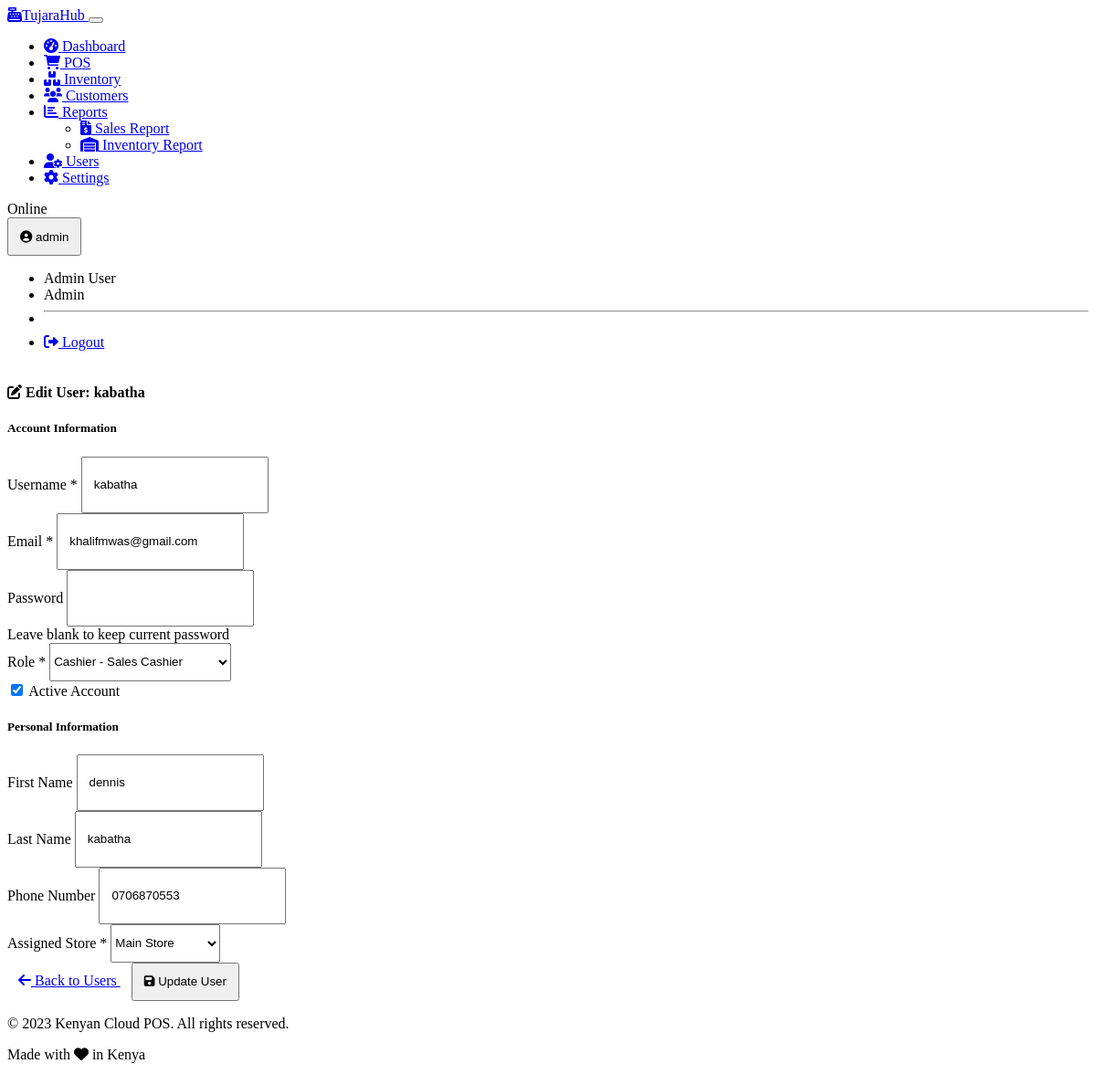
The page /users/edit/2 (signed in) on the database as committed earlier.
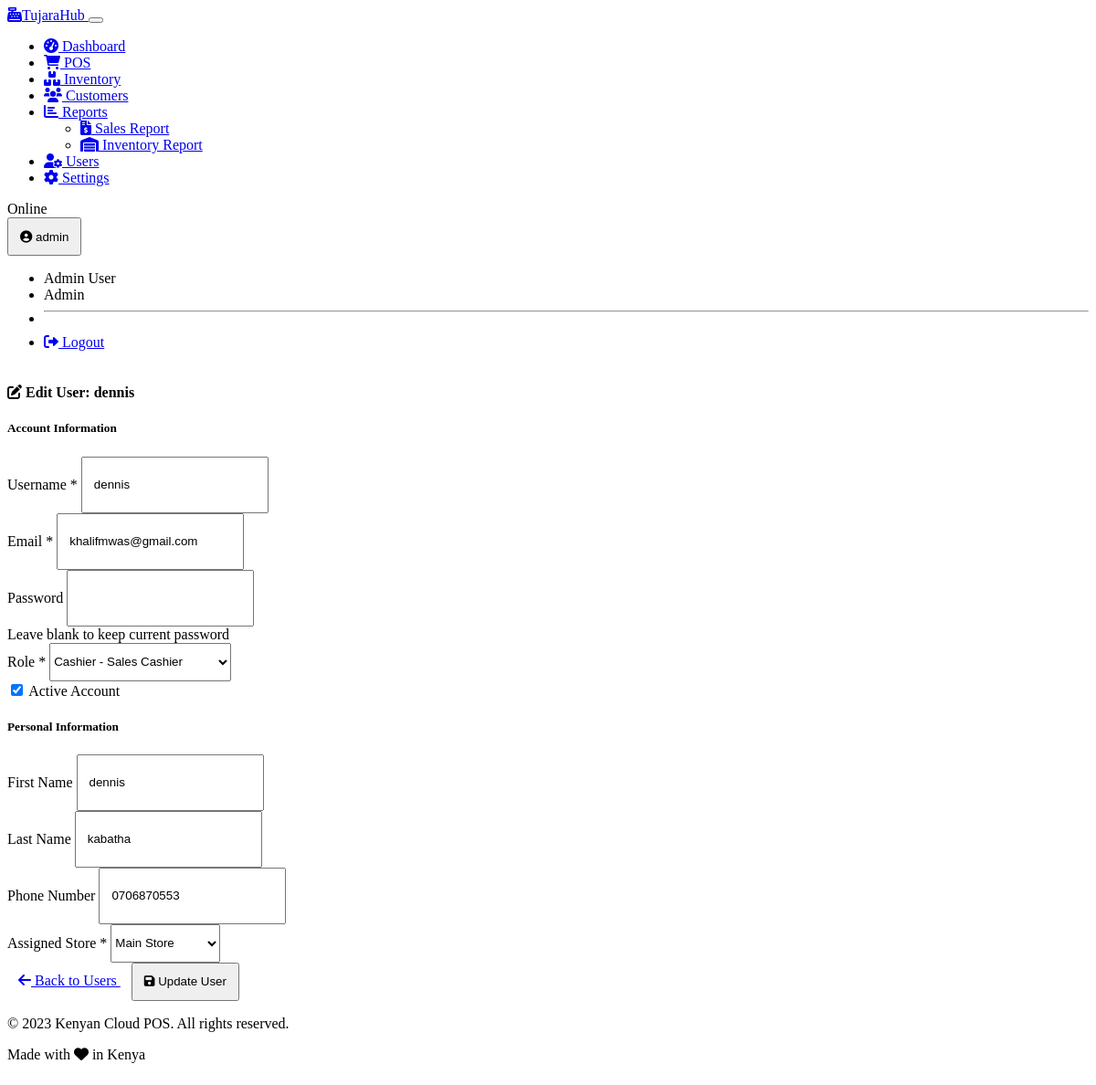
The same page on the database as committed later.
### models.py (models this page shows, shortened)
class User(UserMixin, db.Model):
    id = db.Column(db.Integer, primary_key=True)
    username = db.Column(db.String(64), unique=True, nullable=False)
    email = db.Column(db.String(120), unique=True, nullable=False)
    password_hash = db.Column(db.String(256), nullable=False)
    first_name = db.Column(db.String(64))
    last_name = db.Column(db.String(64))
    phone = db.Column(db.String(20))
    is_active = db.Column(db.Boolean, default=True)
    created_at = db.Column(db.DateTime, default=datetime.utcnow)
    last_login = db.Column(db.DateTime)
    role_id = db.Column(db.Integer, db.ForeignKey('role.id'), nullable=False)
    store_id = db.Column(db.Integer, db.ForeignKey('store.id'), nullable=True) # Made nullable as per common practice, adjust if strictly required
    role = db.relationship('Role', backref='users')
    sales = db.relationship('Sale', backref='cashier', lazy=True)
    label_templates = db.relationship('LabelTemplate', backref='user', lazy=True)
    @property
    def full_name(self):
        return f"{self.first_name} {self.last_name}".strip()

class Role(db.Model):
    id = db.Column(db.Integer, primary_key=True)
    name = db.Column(db.String(50), unique=True, nullable=False)
    description = db.Column(db.String(255))
    ADMIN = "admin"
    MANAGER = "manager"
    CASHIER = "cashier"
    EMPLOYEE = "employee"

class Store(db.Model):
    id = db.Column(db.Integer, primary_key=True)
    name = db.Column(db.String(100), nullable=False)
    location = db.Column(db.String(255))
    phone = db.Column(db.String(20))
    email = db.Column(db.String(100))
    created_at = db.Column(db.DateTime, default=datetime.utcnow)
    users = db.relationship('User', backref='store', lazy=True)
    inventory = db.relationship('Inventory', backref='store', lazy=True)
    sales = db.relationship('Sale', backref='store', lazy=True)
    hardware_configurations = db.relationship('HardwareConfiguration', backref='store', lazy=True)

### routes.py (the view, shortened to what this page needs)
    @app.route('/users/edit/<int:user_id>', methods=['GET', 'POST'])
    @admin_required
    def edit_user(user_id):
        user = User.query.get_or_404(user_id)
        roles = Role.query.all()
        stores = Store.query.all()
        return render_template(
            'users/user_form.html',
            user=user,
            roles=roles,
            stores=stores,
            edit_mode=True
        )

### auth.py (called while the page is built)
def admin_required(view):
    @wraps(view)
    def wrapped_view(**kwargs):
        if not session.get('user_id'):
            return redirect(url_for('login'))
        if session.get('role') != Role.ADMIN:
            flash('You do not have permission to access this page.', 'danger')
            return redirect(url_for('dashboard'))
        return view(**kwargs)
    return wrapped_view

def load_logged_in_user():
    user_id = session.get('user_id')
    if user_id is None:
        g.user = None
    else:
        try:
            g.user = User.query.get(user_id)
        except Exception:
            g.user = None

### templates/users/user_form.html (shortened to what the changed rows need)
{% extends 'base.html' %}
{% block content %}
<div class="container">
    <div class="row justify-content-center">
        <div class="col-lg-8">
            <div class="card">
                <div class="card-header {% if employee_mode %}bg-success{% else %}bg-primary{% endif %} text-white">
                    <h4 class="mb-0">
                        <i class="fas fa-{% if edit_mode %}edit{% elif employee_mode %}user-tag{% else %}user-plus{% endif %} me-2"></i>
                        {% if edit_mode %}
                            Edit User: {{ user.username }}
                        {% elif employee_mode %}
                            Add Employee
                        {% else %}
                            Add New User
                        {% endif %}
                    </h4>
                </div>
                <div class="card-body">
                    <form method="post" action="{% if edit_mode %}{{ url_for('edit_user', user_id=user.id) }}{% else %}{{ url_for('register') }}{% endif %}">
                        <div class="row mb-4">
                            <div class="col-md-6 mb-3">
                                <label for="username" class="form-label">Username <span class="text-danger">*</span></label>
                                <input type="text" class="form-control" id="username" name="username"
                                       value="{% if user %}{{ user.username }}{% endif %}" required
                                       {% if edit_mode %}readonly{% endif %}>
                            </div>
                            <div class="col-md-6 mb-3">
                                <label for="email" class="form-label">Email <span class="text-danger">*</span></label>
                                <input type="email" class="form-control" id="email" name="email"
                                       value="{% if user %}{{ user.email }}{% endif %}" required>
                            </div>
                            <div class="col-md-6 mb-3">
                                <label for="role_id" class="form-label">Role <span class="text-danger">*</span></label>
                                <select class="form-select" id="role_id" name="role_id" required {% if employee_mode %}readonly{% endif %}>
                                    {% for role in roles %}
                                    <option value="{{ role.id }}"
                                        {% if user and user.role_id == role.id %}
                                            selected
                                        {% elif selected_role_id and role.id == selected_role_id %}
                                            selected
                                        {% endif %}>
                                        {{ role.name | title }} - {{ role.description }}
                                    </option>
                                    {% endfor %}
                                </select>
                            </div>
                            {% if edit_mode %}
                            <div class="col-md-12 mb-3">
                                <div class="form-check form-switch">
                                    <input class="form-check-input" type="checkbox" id="is_active" name="is_active"
                                           {% if user and user.is_active %}checked{% endif %}>
                                    <label class="form-check-label" for="is_active">Active Account</label>
                                </div>
                            </div>
                            {% endif %}
                        </div>
                        <div class="row mb-4">
                            <div class="col-md-6 mb-3">
                                <label for="first_name" class="form-label">First Name</label>
                                <input type="text" class="form-control" id="first_name" name="first_name"
                                       value="{% if user %}{{ user.first_name }}{% endif %}">
                            </div>
                            <div class="col-md-6 mb-3">
                                <label for="last_name" class="form-label">Last Name</label>
                                <input type="text" class="form-control" id="last_name" name="last_name"
                                       value="{% if user %}{{ user.last_name }}{% endif %}">
                            </div>
                            <div class="col-md-6 mb-3">
                                <label for="phone" class="form-label">Phone Number</label>
                                <input type="tel" class="form-control" id="phone" name="phone"
                                       value="{% if user %}{{ user.phone }}{% endif %}"
                                       placeholder="e.g. 0712345678">
                            </div>
                            <div class="col-md-6 mb-3">
                                <label for="store_id" class="form-label">Assigned Store <span class="text-danger">*</span></label>
                                <select class="form-select" id="store_id" name="store_id" required>
                                    {% for store in stores %}
                                    <option value="{{ store.id }}" {% if user and user.store_id == store.id %}selected{% endif %}>
                                        {{ store.name }}
                                    </option>
                                    {% endfor %}
                                </select>
                            </div>
                        </div>
                    </form>
                </div>
            </div>
        </div>
    </div>
</div>
{% endblock %}

Rows that differ between the two databases and show on the page:
changed User "dennis": username "kabatha" → "dennis"
